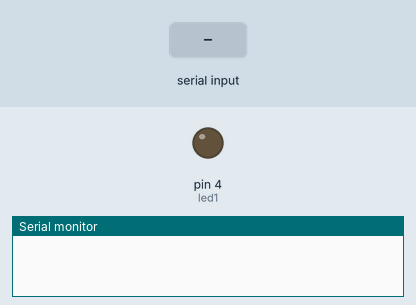
This sketch was run on a simulated Arduino Uno, built with avr-gcc and run on an emulated ATmega328P. On the bench: output pins drawn as LEDs (lit = HIGH), the last lines printed to the serial monitor. Inputs (shaded band) come from the test bench.

Above: at 1.2 s.
1.3 s: "ON" received over Serial
At 3.5 s:
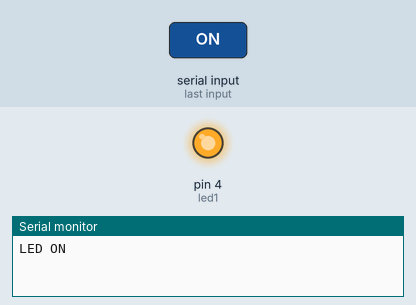
3.8 s: "OFF" received over Serial
At 5.5 s:
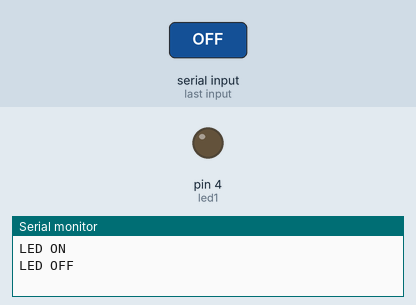
Timing chart, 0 to 7.0 s (numbered marks = the images above; inputs shaded):
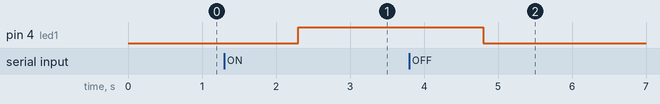

The sketch:

string_serial.ino
```cpp
int led1 = 4;
int led2 = 5;
int led3 = 6;

void setup() {
Serial.begin(9600);
 pinMode(led1,OUTPUT);
 pinMode(led1,OUTPUT);
 pinMode(led1,OUTPUT);
}

void loop()
{

  if ((Serial.available())>0)
  {
   String message = Serial.readString();


  if ( message == "ON") {
    digitalWrite(led1,HIGH);
     digitalWrite(led3,HIGH);
      digitalWrite(led2,LOW);
     delay(1000);
      digitalWrite(led2,HIGH);

    Serial.println("LED ON");
  }
  else if (message == "OFF") {
    digitalWrite(led1,LOW);
     digitalWrite(led2,LOW);
      digitalWrite(led3,LOW);
    Serial.println("LED OFF");
  }
  else {
    Serial.println("INVALID ");
  }
  }
}
```

Measured:
- after the input at 1.3 s, pin 4 (led1): LOW → HIGH after 1.0 s
- after the input at 3.8 s, pin 4 (led1): HIGH → LOW after 1.0 s
